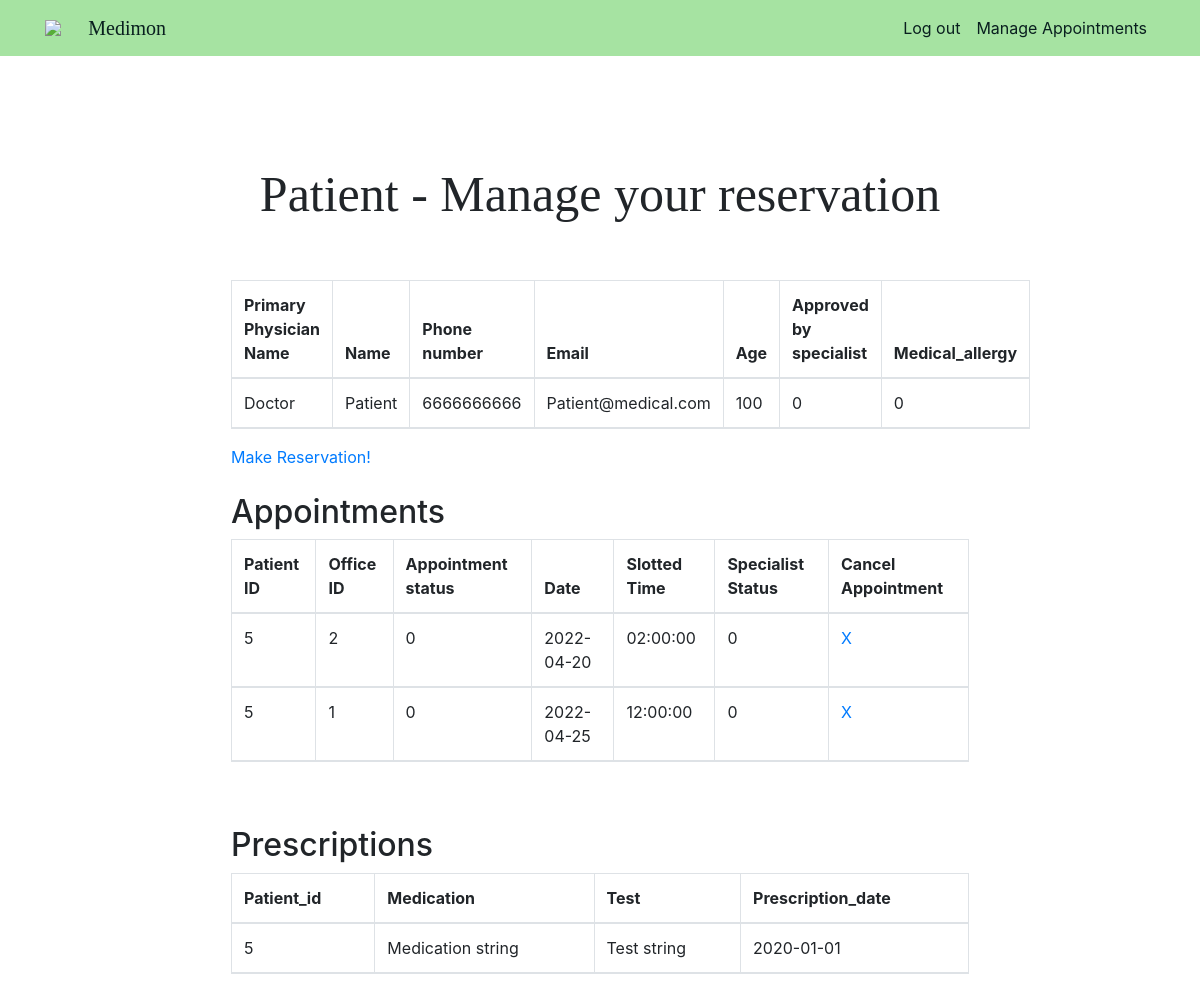
Page /patientPages/patientPage.php (signed in) on the earlier database version.
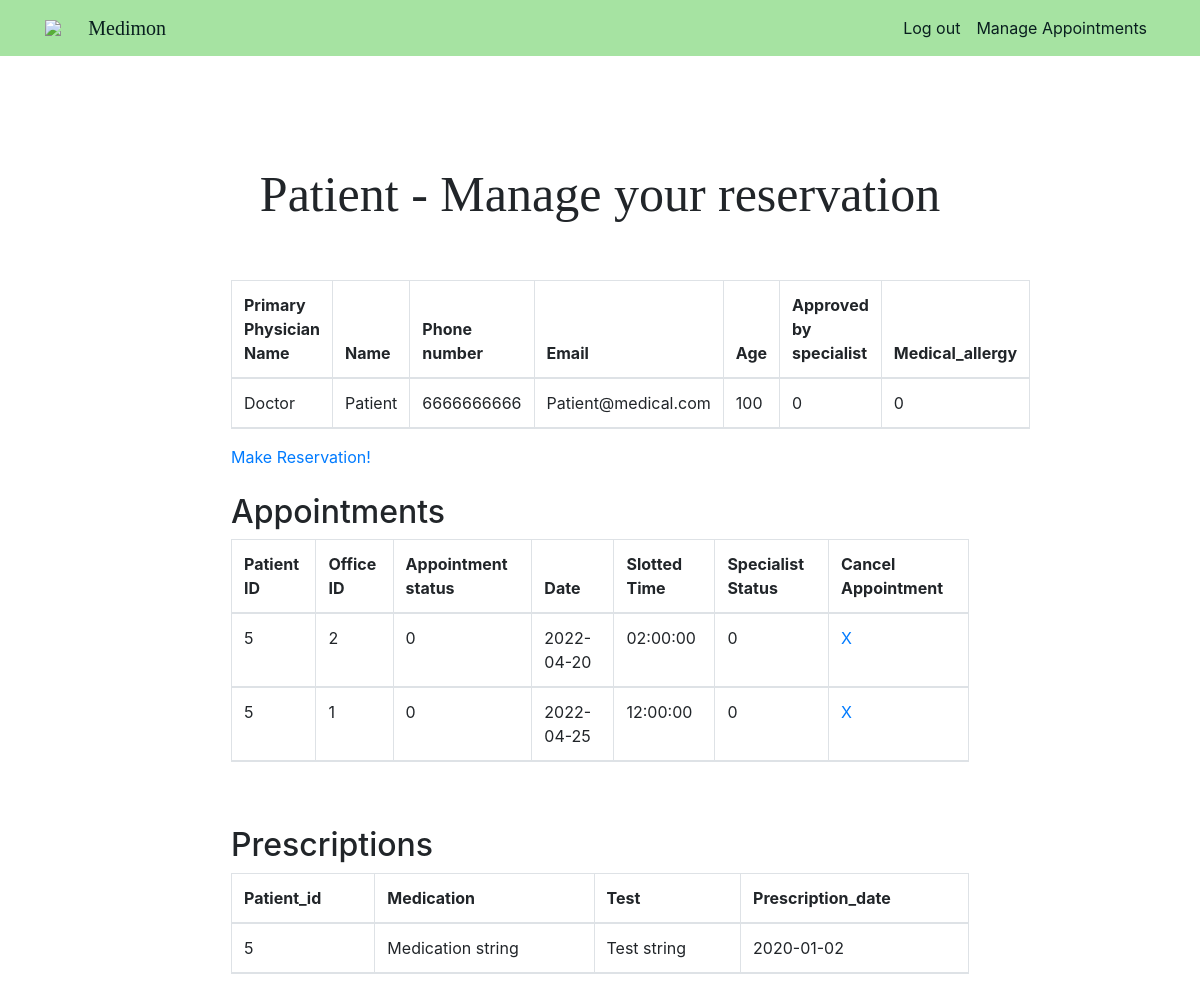
Same page on the later database version.
### tables this page shows
CREATE TABLE PATIENT (
	Patient_id           INT AUTO_INCREMENT,
    Primary_physician_id INT,
    Specialist_approved  BOOLEAN DEFAULT false,
    Name                 VARCHAR(20) NOT NULL,
    Password             VARCHAR(255) NOT NULL,
    Phone_number         CHAR(10) UNIQUE NOT NULL,
    Email                VARCHAR(254) UNIQUE,
    Age                  INT,
    Medical_allergy      BOOLEAN NOT NULL DEFAULT false,
    PRIMARY KEY (Patient_id),
    FOREIGN KEY (Primary_physician_id) REFERENCES DOCTOR(Doctor_id)
);

CREATE TABLE DOCTOR (
	Doctor_id      INT AUTO_INCREMENT,
    Office_id      INT,
    Speciality     VARCHAR(30),
    Name           VARCHAR(20),
    Password       VARCHAR(255) NOT NULL,
    Phone_number   CHAR(10) UNIQUE,
    PRIMARY KEY (Doctor_id),
    FOREIGN KEY (Office_id) REFERENCES OFFICE(Office_id)
);

CREATE TABLE APPOINTMENT (
	Appointment_id        INT AUTO_INCREMENT,
    Patient_id            INT,
    Doctor_id             INT NOT NULL,
    Office_id             INT NOT NULL,
    Appointment_status_id INT NOT NULL DEFAULT 0,
    Appointment_status    VARCHAR(12) NOT NULL,
    Date                  DATE NOT NULL,
    Slotted_time          TIME NOT NULL,
    Specialist_status     BOOLEAN NOT NULL,  
     
    PRIMARY KEY (Appointment_id),
    FOREIGN KEY (Patient_id) REFERENCES PATIENT(Patient_id),
    FOREIGN KEY (Doctor_id) REFERENCES DOCTOR(Doctor_id),
    FOREIGN KEY (Office_id) REFERENCES OFFICE(Office_id)
);

CREATE TABLE PRESCRIPTION (
    Patient_id        INT NOT NULL,
    Medication        VARCHAR(64) NOT NULL,
    Test              VARCHAR(64),
    Prescription_date DATE NOT NULL,
    PRIMARY KEY (Patient_id, Medication, Prescription_date),
    FOREIGN KEY (Patient_id) REFERENCES PATIENT(Patient_id)
);

### patientPages/patientPage.php (the view, shortened to what this page needs)
<?php
require_once "../php/config.php";
$id = $_SESSION["id"];
$sql = "select DOCTOR.Name as Doctor_name, PATIENT.Name, PATIENT.Phone_number, PATIENT.Email, PATIENT.Age, PATIENT.Specialist_approved, PATIENT.Medical_allergy
from PATIENT
inner join DOCTOR on DOCTOR.Doctor_id = PATIENT.Primary_physician_id
where Patient_id = '$id';";
$result = mysqli_query($db, $sql);
$tableResult = "";
if ($result->num_rows > 0) {
  $tableResult = "<tr>";
  while($row = $result-> fetch_assoc()) {
    $tableResult .= "<td>" . $row["Doctor_name"] . "</td><td>" . $row["Name"] . "</td><td>" . $row["Phone_number"] . "</td><td>" . $row["Email"] . "</td><td>" . $row["Age"] . "</td><td>" . $row["Specialist_approved"] . "</td><td>" . $row["Medical_allergy"] . "</td>";
  }
  $tableResult .= "</tr>";
}
$sql = "SELECT * FROM PRESCRIPTION WHERE Patient_id = '$id'";
$result = mysqli_query($db, $sql);
$PtableResult = "";
if ($result->num_rows > 0) {
  $PtableResult = "<tr>";
  while($row = $result-> fetch_assoc()) {
    $PtableResult .= "<td>" . $row["Patient_id"] . "</td><td>"  . $row["Medication"] . "</td><td>" . $row["Test"] . "</td><td>" . $row["Prescription_date"] . "</td>";
  }
  $PtableResult .= "</tr>";
}
$sql = "SELECT Patient_id, Office_id, Appointment_id, Appointment_status_id, Date, Slotted_time, Specialist_status FROM APPOINTMENT WHERE Patient_id = '$id'";
$result = mysqli_query($db, $sql);
$APtableResult = "";
if ($result->num_rows > 0) {
  while($row = $result-> fetch_assoc()) {
    $APtableResult .= "<tr>";
    $APtableResult .= "<td>" . $row["Patient_id"] . "</td><td>"  . $row["Office_id"] . "</td><td>" . $row["Appointment_status_id"] . "</td><td>" . $row["Date"] . "</td><td>" . $row["Slotted_time"] . "</td><td>" . $row["Specialist_status"] . "</td><td>
    <a href='../patientPages/patientPage.php?delete_id=" . $row["Appointment_id"] . "'>X</a>
    </td>";
    $APtableResult .= "</tr>";
  }
}
?>
<!doctype html>
<html lang="en">
<head>
  <link rel="stylesheet" href="../css/style.css">
  <link rel="stylesheet" href="https://stackpath.bootstrapcdn.com/bootstrap/4.3.1/css/bootstrap.min.css"
>
</head>
<?php include("../php/header.php"); ?>
<section id="AdminUsers">
  <div class="main-container">
    <div class="main-wrap">
      <div class="text-center" id="Admin-header">Patient - Manage your reservation</div>
      <div class="container-fluid">
        <div class="row justify-content-center my-5">
          <div class="col-12">
            <table class="table table-bordered">
              <thead class="thead">
                <tr>
                  <th scope="col">Primary Physician Name</th>
                  <th scope="col">Name</th>
                  <th scope="col">Phone number</th>
                  <th scope="col">Email</th>
                  <th scope="col">Age</th>
                  <th scope="col">Approved by specialist</th>
                  <th scope="col">Medical_allergy</th>
                </tr>
                <?php echo $tableResult;?>
              </thead>
            </table>
            <a href="requestAppointment.php">Make Reservation!</a>
            <br><br>
            <h2>Appointments</h2>
            <table class="table table-bordered">
              <thead class="thead">
                <tr>
                  <th>Patient ID</th>
                  <th>Office ID</th>
                  <th>Appointment status</th>
                  <th>Date</th>
                  <th>Slotted Time</th>
                  <th>Specialist Status</th>
                  <th>Cancel Appointment</th>
                </tr>
                <?php echo $APtableResult;?>
              </thead>
            </table>
            <br><br>
            <h2>Prescriptions</h2>
            <table class="table table-bordered">
              <thead class="thead">
                <tr>
                  <th scope="col">Patient_id</th>
                  <th scope="col">Medication</th>
                  <th scope="col">Test</th>
                  <th scope="col">Prescription_date</th>
                </tr>
                <?php echo $PtableResult;?>
              </thead>
            </table>
          </div>
        </div>
      </div>
        </div>
      </div>
</section>
</body>
</html>

### php/header.php (shortened to what this page needs)
<?php
$href = "";
if (isset($_SESSION["href"])) {
  $href = $_SESSION["href"];
}
?>
<nav class="navbar navbar-expand-lg nav-back fixed-top" id="mainNav">
  <div class="container">
    <img src="./img/main_icon.png" class="mainicon" href="/localhost/cosc3380/index.php">
    <a class="navbar-brand" href="//localhost/cosc3380/index.php">Medimon</a>
    <div class="collapse navbar-collapse" id="navbarResponsive">
      <ul class="navbar-nav ml-auto">
        <?php
          if (!isset($_SESSION['loggedin'])) {
            echo '<li class="nav-item"><a class="nav-link" href="//localhost/cosc3380/auth/login.php" id="login">Log in / Sign up</a></li>';
          } else {
            echo '<li class="nav-item"><a class="nav-link" href="//localhost/cosc3380/auth/logout.php" id="logout">Log out</a></li>';
          }
        ?>
        <?php if (isset($_SESSION['type'])) { ?>
            <li class="nav-item"><a class="nav-link" href=<?php echo $href?>>Manage Appointments</a></li>
        <?php } ?>
      </ul>
    </div>
  </div>
</nav>

### css/style.css (style rules this page uses)
.nav-back { background: #a6e3a2; color: #fff; }
.navbar-brand { color: rgb(9, 31, 31); font-family:Cambria, Cochin, Georgia, Times, 'Times New Roman', serif; font: bold; }
.nav-link { color: rgb(9, 31, 31); }
html { height: 100%; }
.main-container { width:100%; display:flex; flex-direction:column; align-items:center; margin-top: 21px; margin-top: 21px; height: 150%; }
.main-container .main-wrap { width:768px; margin-top: 30px; }
.main-container { background-color: #ffffff; height: 700px; }
.mainicon { width: 3%; margin-right: 10px; }
#Admin-header { margin-top: 10%; margin-bottom: 20px; font-family:Cambria, Cochin, Georgia, Times, 'Times New Roman', serif; font: bold; font-size: 50px; }
* { padding: 0px; margin: 0px; box-sizing: border-box; }
table { width: 600px; }
#AdminUsers { margin-top: 50px; }

Differences in the rows shown:
removed prescription: Patient "5", Medication "Medication string", Test "Test string", Prescription_date "2020-01-01"
added prescription: Patient "5", Medication "Medication string", Test "Test string", Prescription_date "2020-01-02"
